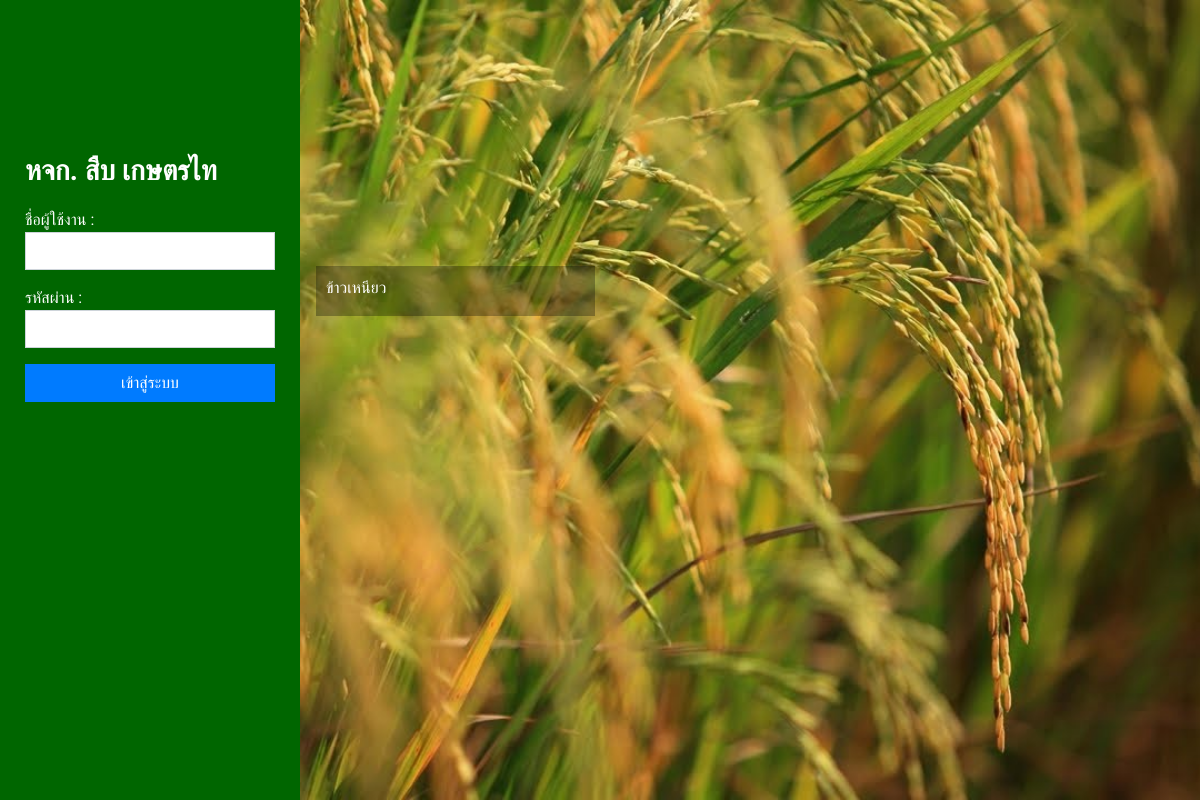
Before: / with the older database file.
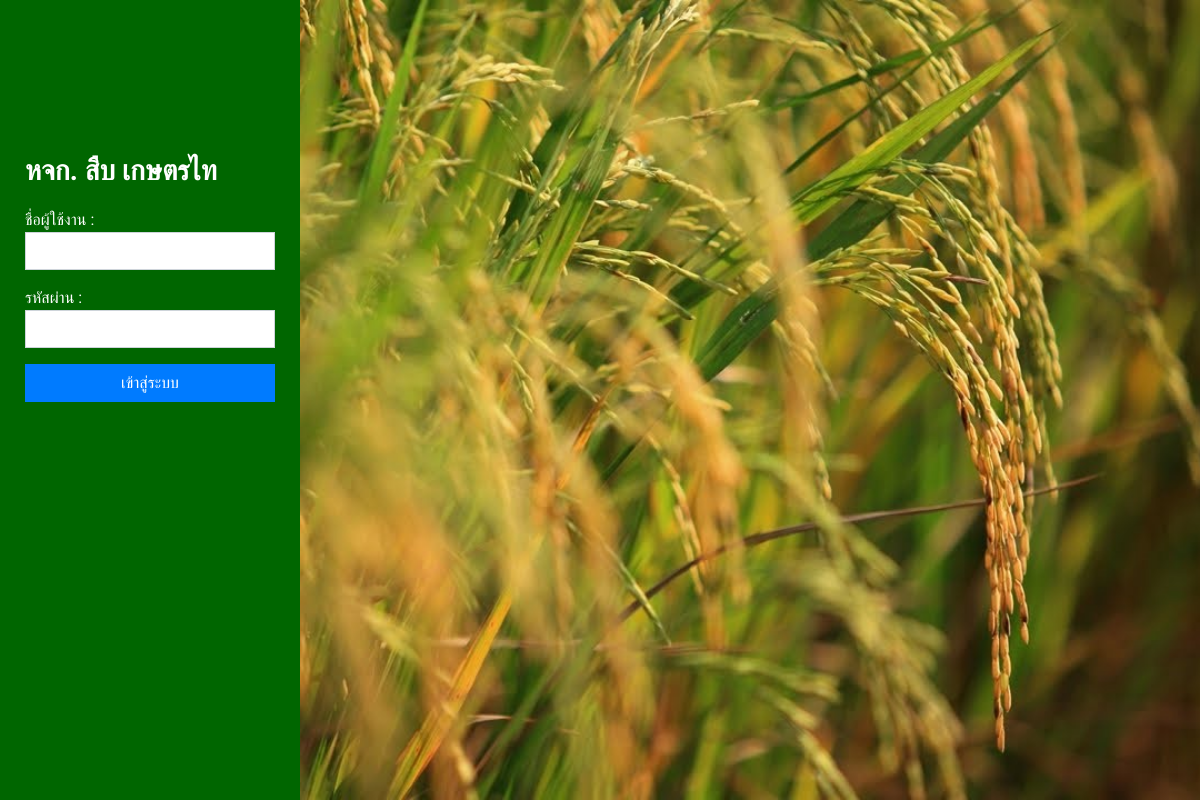
After: the same page with the newer database file.
### tables this page shows
CREATE TABLE `detail_tb` (
  `detail_id` int(11) NOT NULL,
  `detail_name` varchar(255) NOT NULL COMMENT 'ชื่อรายละเอียด',
  `detail_description` varchar(255) NOT NULL COMMENT 'ระเอียด',
  `detail_image` text NOT NULL COMMENT 'รูป',
  `detail_status` int(1) NOT NULL COMMENT 'สถานะ 1.ใช้งาน 2.ปิดการใช้งาน 3.ลบ',
  `detail_fitby` int(11) NOT NULL COMMENT 'ผู้บันทึก',
  `detail_fitdate` datetime NOT NULL COMMENT 'วันที่บันทึก'
);

### applications/connect_db.php (called while the page is built, shortened)
<?php
    $serveName      = "localhost";
    $userConect     = "root";
    $passConnect    = "";
    $DB             = "sub_data";
    $conn           = new mysqli($serveName, $userConect, $passConnect, $DB);
    $conn->set_charset("utf8");
    function select_db($sql) {
        Global $conn;
        return $conn->query($sql);
    }
?>

### applications/login.php (the view, shortened to what this page needs)
<div id="app">
    <div class="container-login">
        <div class="form-login">
            <p class="title">หจก. สืบ เกษตรไท</p>
            <form action="applications/check_login.php" method="POST">
                <div class="form-group">
                    ชื่อผู้ใช้งาน :
                    <input type="text" name="u_username" class="form-control" autocomplete="off">
                </div>
                <div class="form-group">
                    รหัสผ่าน :
                    <input type="password" name="u_password" class="form-control">
                </div>
                <div class="form-group">
                    <button class="btn btn-primary btn-block">เข้าสู่ระบบ</button>
                </div>
            </form>
        </div>
    </div>
    <div class="detail-login">
        <?php
            $result = select_db("
                SELECT
                    *
                FROM
                    detail_tb
                WHERE
                    detail_status = '1'
            ");
            if ($result->num_rows > 0) {
                while($row = $result->fetch_assoc()) {
        ?>
        <div class="list-detail">
            <div class="description" style="background-image:url('./uploads/<?=$row['detail_image']?>')">
                <div class="name-detail">
                    <?=$row['detail_name']?><br/>
                </div>
            </div>
        </div>
        <?php }} ?>
    </div>
</div>

Changed rows visible on the page:
removed detail_tb: detail_name "ข้าวเหนียว"
